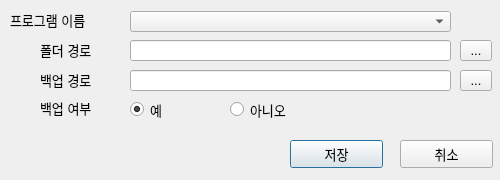
<?xml version="1.0" encoding="UTF-8"?>
<ui version="4.0">
 <class>Dialog</class>
 <widget class="QDialog" name="Dialog">
  <property name="windowModality">
   <enum>Qt::ApplicationModal</enum>
  </property>
  <property name="geometry">
   <rect>
    <x>0</x>
    <y>0</y>
    <width>500</width>
    <height>180</height>
   </rect>
  </property>
  <property name="minimumSize">
   <size>
    <width>500</width>
    <height>180</height>
   </size>
  </property>
  <property name="maximumSize">
   <size>
    <width>500</width>
    <height>180</height>
   </size>
  </property>
  <property name="windowTitle">
   <string>Add</string>
  </property>
  <widget class="QLabel" name="label">
   <property name="geometry">
    <rect>
     <x>10</x>
     <y>10</y>
     <width>111</width>
     <height>20</height>
    </rect>
   </property>
   <property name="font">
    <font>
     <pointsize>10</pointsize>
    </font>
   </property>
   <property name="text">
    <string>프로그램 이름</string>
   </property>
  </widget>
  <widget class="QLineEdit" name="folderRouteLine">
   <property name="geometry">
    <rect>
     <x>130</x>
     <y>40</y>
     <width>321</width>
     <height>21</height>
    </rect>
   </property>
   <property name="font">
    <font>
     <pointsize>10</pointsize>
    </font>
   </property>
  </widget>
  <widget class="QLabel" name="label_2">
   <property name="geometry">
    <rect>
     <x>40</x>
     <y>40</y>
     <width>71</width>
     <height>20</height>
    </rect>
   </property>
   <property name="font">
    <font>
     <pointsize>10</pointsize>
    </font>
   </property>
   <property name="text">
    <string>폴더 경로</string>
   </property>
  </widget>
  <widget class="QToolButton" name="folderTool">
   <property name="geometry">
    <rect>
     <x>460</x>
     <y>40</y>
     <width>32</width>
     <height>21</height>
    </rect>
   </property>
   <property name="font">
    <font>
     <pointsize>10</pointsize>
    </font>
   </property>
   <property name="text">
    <string>...</string>
   </property>
  </widget>
  <widget class="QLabel" name="label_3">
   <property name="geometry">
    <rect>
     <x>40</x>
     <y>70</y>
     <width>71</width>
     <height>20</height>
    </rect>
   </property>
   <property name="font">
    <font>
     <pointsize>10</pointsize>
    </font>
   </property>
   <property name="text">
    <string>백업 경로</string>
   </property>
  </widget>
  <widget class="QLineEdit" name="backupRouteLine">
   <property name="geometry">
    <rect>
     <x>130</x>
     <y>70</y>
     <width>321</width>
     <height>21</height>
    </rect>
   </property>
   <property name="font">
    <font>
     <pointsize>10</pointsize>
    </font>
   </property>
  </widget>
  <widget class="QToolButton" name="backupTool">
   <property name="geometry">
    <rect>
     <x>460</x>
     <y>70</y>
     <width>32</width>
     <height>21</height>
    </rect>
   </property>
   <property name="font">
    <font>
     <pointsize>10</pointsize>
    </font>
   </property>
   <property name="text">
    <string>...</string>
   </property>
  </widget>
  <widget class="QRadioButton" name="yesRadio">
   <property name="geometry">
    <rect>
     <x>130</x>
     <y>100</y>
     <width>41</width>
     <height>19</height>
    </rect>
   </property>
   <property name="font">
    <font>
     <pointsize>10</pointsize>
    </font>
   </property>
   <property name="text">
    <string>예</string>
   </property>
   <property name="checked">
    <bool>true</bool>
   </property>
  </widget>
  <widget class="QRadioButton" name="noRadio">
   <property name="geometry">
    <rect>
     <x>230</x>
     <y>100</y>
     <width>81</width>
     <height>19</height>
    </rect>
   </property>
   <property name="font">
    <font>
     <pointsize>10</pointsize>
    </font>
   </property>
   <property name="text">
    <string>아니오</string>
   </property>
  </widget>
  <widget class="QLabel" name="label_4">
   <property name="geometry">
    <rect>
     <x>40</x>
     <y>100</y>
     <width>81</width>
     <height>16</height>
    </rect>
   </property>
   <property name="font">
    <font>
     <pointsize>10</pointsize>
    </font>
   </property>
   <property name="text">
    <string>백업 여부</string>
   </property>
  </widget>
  <widget class="QPushButton" name="saveButton">
   <property name="geometry">
    <rect>
     <x>290</x>
     <y>140</y>
     <width>93</width>
     <height>28</height>
    </rect>
   </property>
   <property name="font">
    <font>
     <pointsize>10</pointsize>
    </font>
   </property>
   <property name="text">
    <string>저장</string>
   </property>
  </widget>
  <widget class="QPushButton" name="cancelButton">
   <property name="geometry">
    <rect>
     <x>400</x>
     <y>140</y>
     <width>93</width>
     <height>28</height>
    </rect>
   </property>
   <property name="font">
    <font>
     <pointsize>10</pointsize>
    </font>
   </property>
   <property name="text">
    <string>취소</string>
   </property>
  </widget>
  <widget class="QComboBox" name="taskListBox">
   <property name="geometry">
    <rect>
     <x>130</x>
     <y>11</y>
     <width>321</width>
     <height>21</height>
    </rect>
   </property>
   <property name="font">
    <font>
     <pointsize>10</pointsize>
    </font>
   </property>
  </widget>
 </widget>
 <resources/>
 <connections/>
</ui>
